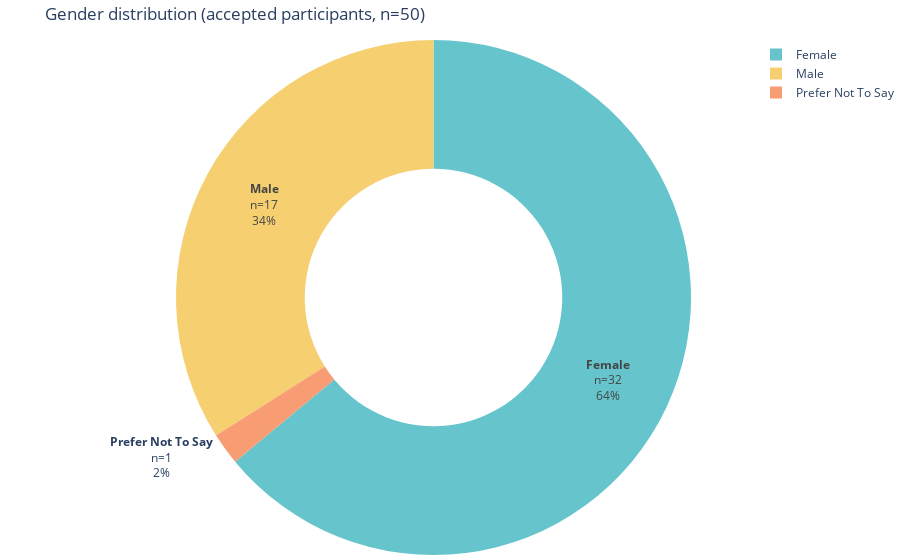

Notebook cell for this chart:
### Markdown cell above
## Plotly donut charts
Interactive visuals to quickly scan gender distribution and age-band composition among accepted participants.

### Code cell
gender_fig = px.pie(
    gender_summary.reset_index(),
    names="Sex",
    values="count",
    hole=0.5,
    title=f"Gender distribution (accepted participants, n={total_participants})",
    color_discrete_sequence=px.colors.qualitative.Pastel,
)
# show label, then count (just above) then percent
gender_fig.update_traces(
    texttemplate="<b>%{label}</b><br>n=%{value}<br>%{percent}",
    # textposition="inside",
    hovertemplate="%{label}: %{value} participants",
)
# Remove fig padding
gender_fig.update_layout(margin=dict(l=0, r=0, t=40, b=0))

# Save fig to plots
gender_fig.write_image("plots/demographics_gender_pie.png", width=1200, height=400, scale=3)

# show fig
gender_fig

### Figure 1 — Plotly figure (JSON) as saved in the notebook; plotly's stock layout.template omitted (floating-point values rounded to 4 significant figures)
{"data": [{"domain": {"x": [0, 1], "y": [0, 1]}, "hole": 0.5, "hovertemplate": "%{label}: %{value} participants", "labels": ["Female", "Male", "Prefer Not To Say"], "legendgroup": "", "name": "", "showlegend": true, "texttemplate": "<b>%{label}</b><br>n=%{value}<br>%{percent}", "type": "pie", "values": [32, 17, 1]}], "layout": {"legend": {"tracegroupgap": 0}, "margin": {"b": 0, "l": 0, "r": 0, "t": 40}, "piecolorway": ["rgb(102, 197, 204)", "rgb(246, 207, 113)", "rgb(248, 156, 116)", "rgb(220, 176, 242)", "rgb(135, 197, 95)", "rgb(158, 185, 243)", "rgb(254, 136, 177)", "rgb(201, 219, 116)", "rgb(139, 224, 164)", "rgb(180, 151, 231)", "rgb(179, 179, 179)"], "title": {"text": "Gender distribution (accepted participants, n=50)"}}}
